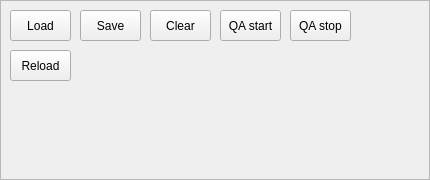
           <widget class="QFrame" name="frame_2">
            <property name="minimumSize">
             <size>
              <width>430</width>
              <height>180</height>
             </size>
            </property>
            <property name="font">
             <font>
              <pointsize>9</pointsize>
             </font>
            </property>
            <property name="frameShape">
             <enum>QFrame::StyledPanel</enum>
            </property>
            <property name="frameShadow">
             <enum>QFrame::Raised</enum>
            </property>
            <widget class="QPushButton" name="bt_MapLoad2">
             <property name="geometry">
              <rect>
               <x>10</x>
               <y>10</y>
               <width>61</width>
               <height>31</height>
              </rect>
             </property>
             <property name="text">
              <string>Load</string>
             </property>
            </widget>
            <widget class="QPushButton" name="bt_MapSave2">
             <property name="geometry">
              <rect>
               <x>80</x>
               <y>10</y>
               <width>61</width>
               <height>31</height>
              </rect>
             </property>
             <property name="text">
              <string>Save</string>
             </property>
            </widget>
            <widget class="QPushButton" name="bt_ClearTopo">
             <property name="geometry">
              <rect>
               <x>150</x>
               <y>10</y>
               <width>61</width>
               <height>31</height>
              </rect>
             </property>
             <property name="text">
              <string>Clear</string>
             </property>
            </widget>
            <widget class="QPushButton" name="bt_QuickAnnotStart">
             <property name="geometry">
              <rect>
               <x>220</x>
               <y>10</y>
               <width>61</width>
               <height>31</height>
              </rect>
             </property>
             <property name="text">
              <string>QA start</string>
             </property>
            </widget>
            <widget class="QPushButton" name="bt_QuickAnnotStop">
             <property name="geometry">
              <rect>
               <x>290</x>
               <y>10</y>
               <width>61</width>
               <height>31</height>
              </rect>
             </property>
             <property name="text">
              <string>QA stop</string>
             </property>
            </widget>
            <widget class="QPushButton" name="bt_MapReload">
             <property name="geometry">
              <rect>
               <x>10</x>
               <y>50</y>
               <width>61</width>
               <height>31</height>
              </rect>
             </property>
             <property name="text">
              <string>Reload</string>
             </property>
            </widget>
           </widget>
